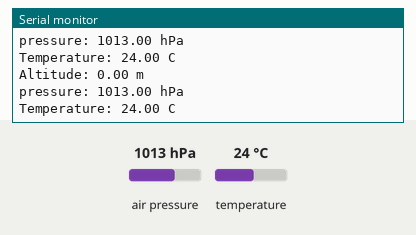
The sketch below on a simulated Arduino Uno, built with avr-gcc and run on an emulated ATmega328P. On the bench: the last lines printed to the serial monitor. Inputs (shaded band) come from the test bench; at power-on: air pressure 1013 hPa, temperature 24 °C.

Above: at 1.8 s.
1.9 s: air pressure set to 952 hPa
At 1.9 s:
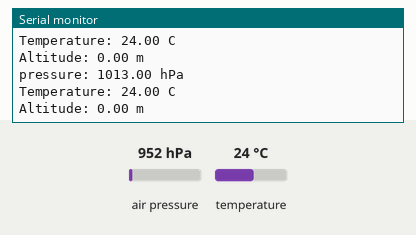
3.4 s: temperature set to 12 °C
At 4.7 s:
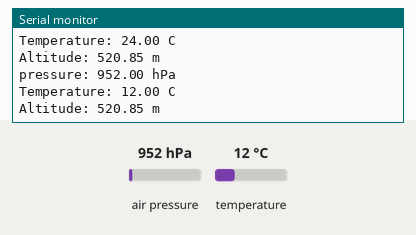
4.9 s: air pressure set to 975 hPa
At 6.7 s:
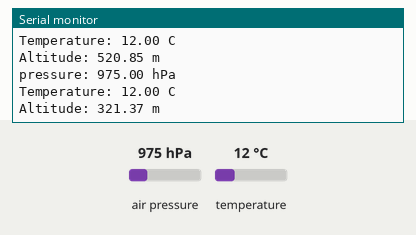
Timing chart, 0 to 8.2 s (numbered marks = the images above; inputs shaded):
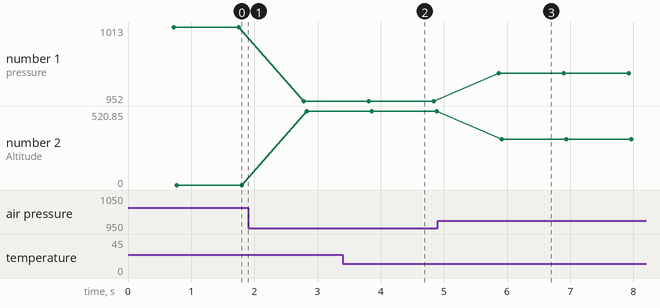

The sketch:

get_temp___pressure__altitude.ino
```cpp
#include <Wire.h>
#include <Adafruit_Sensor.h>
#include <Adafruit_BMP085_U.h>

// creating bmp180 objects
Adafruit_BMP085_Unified bmp = Adafruit_BMP085_Unified(10085);

// display basic informations from the sensor
void displaySensorDetails(void)
{
  sensor_t sensor;
  bmp.getSensor(&sensor);
  Serial.println("-------------------------------------------");
  Serial.print("Sensor:       "); Serial.println(sensor.name);
  Serial.print("Driver ver:   "); Serial.println(sensor.version);
  Serial.print("Unique ID:    "); Serial.println(sensor.sensor_id);
  Serial.print("max value:    "); Serial.print(sensor.max_value); Serial.println(" hpa");
  Serial.print("min Value:    "); Serial.print(sensor.min_value); Serial.println(" hPa");
  Serial.print("Resolution:   "); Serial.print(sensor.resolution); Serial.println(" hPa");
  Serial.println("-------------------------------------------");
  Serial.println("");
  delay(500);
}

void setup(void)
{
  Serial.begin(9600);
  Serial.println("pressure sensor test");  Serial.println("");
  Serial.println("Starting");

  bmp.begin();

  //initialize the sensor
  if(!bmp.begin())
  {
    // thers is a problem with initializing bmp180
    Serial.print("Oooops, no BMP180 detected ... check your wiring or I2C ADDR!");
    while(1);
  }
  Serial.println("Started");

  //display the basic informations
  displaySensorDetails();
}

void loop(void)
{
  // get a new sensor event
  sensors_event_t event;
  bmp.getEvent(&event);

  // display the results ( pressures is messure in hPa)
  if(event.pressure)
  {
    // display the pressure in hPa
    Serial.print("pressure: ");
    Serial.print(event.pressure);
    Serial.println(" hPa");

    // get current temperature
    float temperature;
    bmp.getTemperature(&temperature);
    Serial.print("Temperature: ");
    Serial.print(temperature);
    Serial.println(" C");

    // from atmosperic pressure and SLP to alitude
    float seaLevelPressure  = 1013;
    Serial.print("Altitude: ");
    Serial.print(bmp.pressureToAltitude(seaLevelPressure,event.pressure));

    Serial.println(" m");
    Serial.println("");
  }
  else
  {
    Serial.println("Sensor error");
  }
  delay(1000);
}
```

Measured:
- after the input at 3.4 s, the serial monitor: prints a new line after 0.43 s (image 2)
- after the input at 4.9 s, the serial monitor: prints a new line after 0.97 s (image 3)
- plotted number 1: 1013 → 952 after the input at 1.9 s, 952 → 975 after the input at 4.9 s
- plotted number 2: 0 → 520.85 after the input at 1.9 s, 520.85 → 321.37 after the input at 4.9 s
